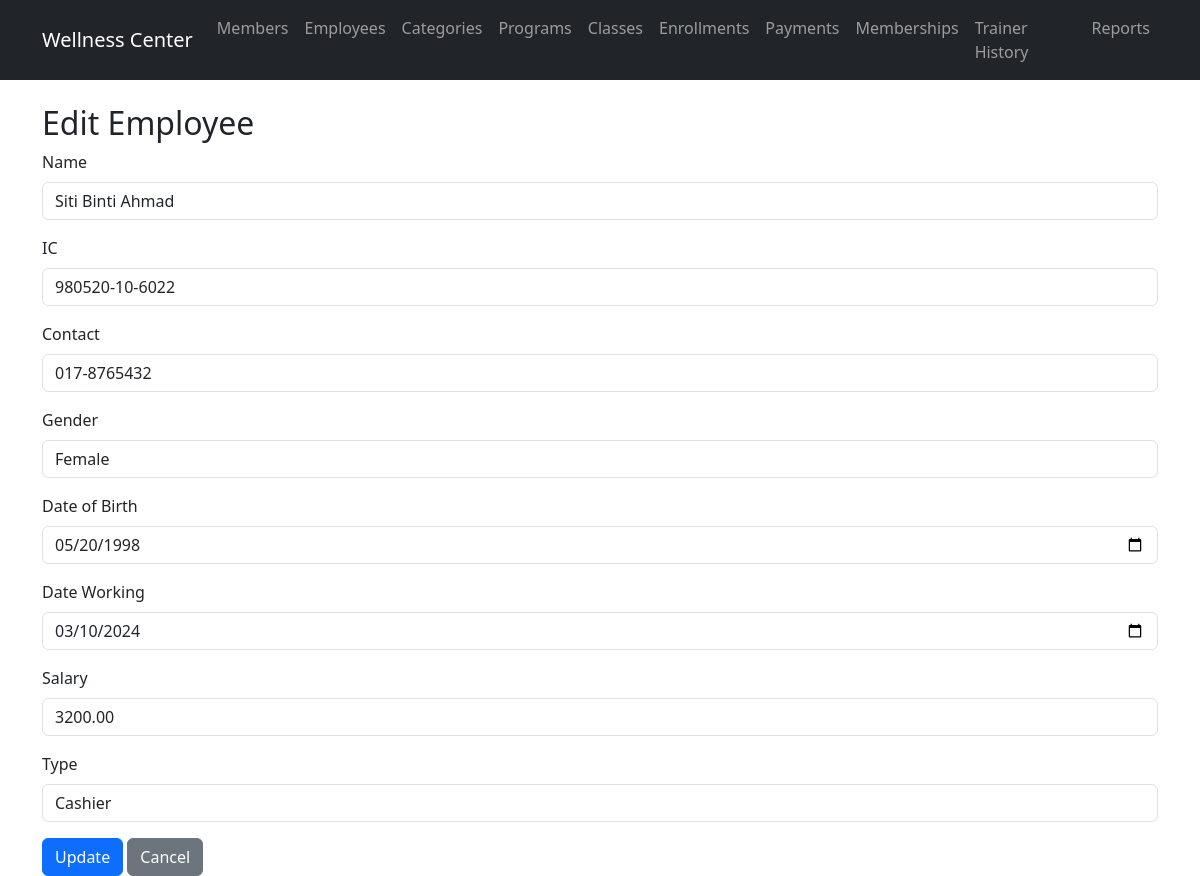
The app's page /routes/employees/edit.php?id=102, older data.
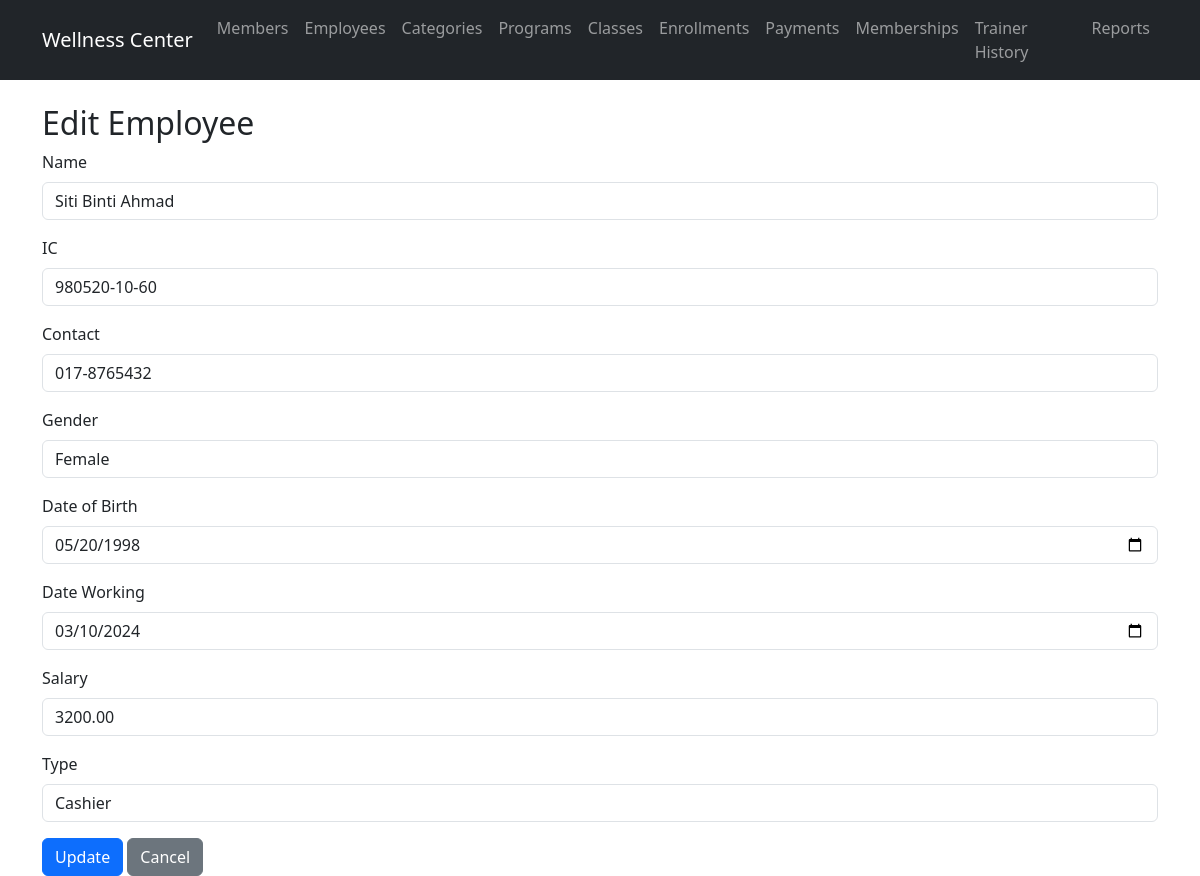
The same page, newer data.
### tables this page shows
CREATE TABLE `employee` (
  `employee_id` int(11) NOT NULL,
  `employee_name` varchar(100) NOT NULL,
  `employee_ic` VARCHAR(12) NOT NULL,
  `employee_contact` VARCHAR(20) NOT NULL,
  `gender` varchar(10) DEFAULT NULL,
  `date_of_birth` date DEFAULT NULL,
  `date_working` date DEFAULT NULL,
  `employee_salary` decimal(10,2) DEFAULT NULL,
  `employee_type` enum('C','T') NOT NULL
);

### models/Employee.php (called while the page is built, shortened)
<?php
require_once __DIR__ . '/../config/database.php';
class Employee {
    public $pdo;
    public function __construct() {
        global $pdo;
        $this->pdo = $pdo;
    }
    public function getById($id) {
        $stmt = $this->pdo->prepare("SELECT * FROM employee WHERE employee_id = ?");
        $stmt->execute([$id]);
        return $stmt->fetch(PDO::FETCH_ASSOC);
    }
}

### routes/employees/edit.php (the view, shortened to what this page needs)
<?php
require_once '../../models/Employee.php';
$employee = new Employee();
$id = $_GET['id'];
$data = $employee->getById($id);
include '../../views/header.php';
?>
<h2>Edit Employee</h2>
<form method="post">
    <div class="mb-3">
        <label for="employee_name" class="form-label">Name</label>
        <input type="text" class="form-control" id="employee_name" name="employee_name" value="<?php echo htmlspecialchars($data['employee_name']); ?>" required>
    </div>
    <div class="mb-3">
        <label for="employee_ic" class="form-label">IC</label>
        <input type="text" class="form-control" id="employee_ic" name="employee_ic" value="<?php echo htmlspecialchars($data['employee_ic']); ?>" required>
    </div>
    <div class="mb-3">
        <label for="employee_contact" class="form-label">Contact</label>
        <input type="text" class="form-control" id="employee_contact" name="employee_contact" value="<?php echo htmlspecialchars($data['employee_contact']); ?>" required>
    </div>
    <div class="mb-3">
        <label for="gender" class="form-label">Gender</label>
        <select class="form-control" id="gender" name="gender" required>
            <option value="Female" <?php if ($data['gender'] == 'Female') echo 'selected'; ?>>Female</option>
        </select>
    </div>
    <div class="mb-3">
        <label for="date_of_birth" class="form-label">Date of Birth</label>
        <input type="date" class="form-control" id="date_of_birth" name="date_of_birth" value="<?php echo htmlspecialchars($data['date_of_birth']); ?>" required>
    </div>
    <div class="mb-3">
        <label for="date_working" class="form-label">Date Working</label>
        <input type="date" class="form-control" id="date_working" name="date_working" value="<?php echo htmlspecialchars($data['date_working']); ?>" required>
    </div>
    <div class="mb-3">
        <label for="employee_salary" class="form-label">Salary</label>
        <input type="number" step="0.01" class="form-control" id="employee_salary" name="employee_salary" value="<?php echo htmlspecialchars($data['employee_salary']); ?>" required>
    </div>
    <div class="mb-3">
        <label for="employee_type" class="form-label">Type</label>
        <select class="form-control" id="employee_type" name="employee_type" required>
            <option value="C" <?php if ($data['employee_type'] == 'C') echo 'selected'; ?>>Cashier</option>
        </select>
    </div>
    <button type="submit" class="btn btn-primary">Update</button>
    <a href="view.php" class="btn btn-secondary">Cancel</a>
</form>
<?php include '../../views/footer.php'; ?>

Row changes from the older to the newer data that the page shows:
changed employee "Siti Binti Ahmad": employee_ic "980520-10-6022" → "980520-10-60"
